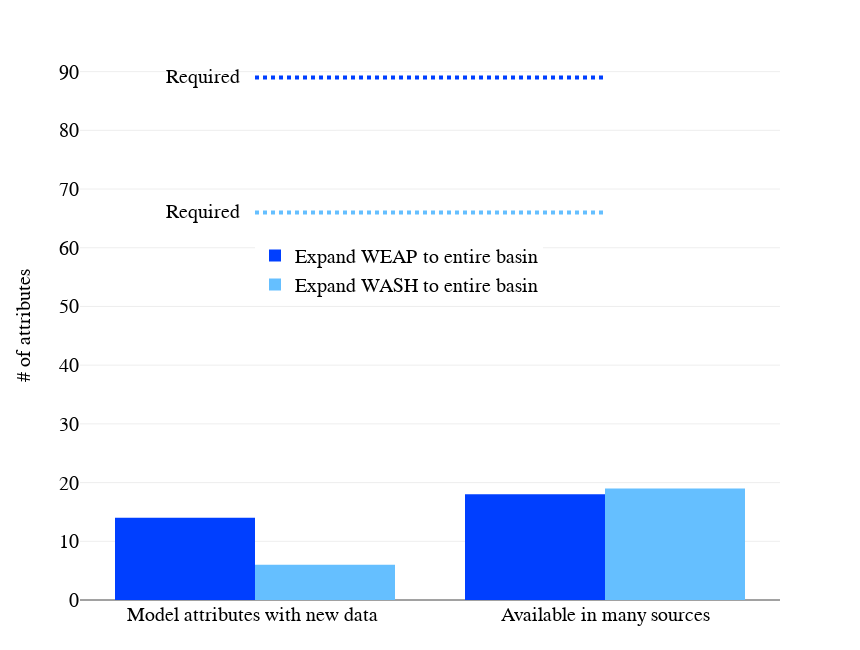

Notebook cell for this chart:
### Markdown cell above
<a name="Plot"></a>

# Plot summary of needed and available data for WEAP and WASH  
#### It shows data vailability summary to the WEAP and WASH models in the upper Bear River Watershed in Utah, Idaho, and Wyoming states
<font color=red>****Bonus plot not reported in the WaMDaM paper**</font>

### Code cell
# Use Plotly 

WEAP_bars = go.Bar(
    x=['Model attributes with new data ', 'Available in many sources'],
    y=Y_values_WEAP,
    name='Expand WEAP to entire basin',
    marker=dict(
        color='#003FFF'),
)


WASH_bars = go.Bar(
    x=['Model attributes with new data ', 'Available in many sources'],
    y=Y_values_WASH,
    name='Expand WASH to entire basin',
    marker=dict(
        color='#65BFFF'))

data = [WEAP_bars, WASH_bars]

print Y_values_WEAP
# horizontal line data required 
WEAPHo = go.Scatter(
    x=['Model attributes with new data ', 'Available in many sources'],
    y=[Count_req_Att_WEAP, Count_req_Att_WEAP],
    mode='lines',
        name='WEAP',
#     hoverinfo='dry',
    showlegend=False,
    line=dict(
        shape='vh',
        width=4,
        dash = 'dot',
        color = '#003FFF'
            )
                    )
data.append(WEAPHo)
#
# horizontal line data required 
WASHHo = go.Scatter(
    x=['Model attributes with new data ', 'Available in many sources'],
    y=[Count_req_Att_WASH, Count_req_Att_WASH],
    mode='lines',
        name='WASH',
#     hoverinfo='dry',
    showlegend=False,
    line=dict(
        shape='vh',
        width=4,
        dash = 'dot',
        color = '#65BFFF'
            )
                    )
data.append(WASHHo)




Count_req_Att_WASH

layout = go.Layout(
    barmode='group',
    
    legend=dict(
        x=0.25,
        y=0.6,orientation="v"),
    
    annotations=[
        dict(
            x=-0.15,
            y=Count_req_Att_WEAP,
            text='Required',
            showarrow=False,

        ),
        dict(
            x=-0.15,
            y=Count_req_Att_WASH,
            text='Required',
            showarrow=False,

        )
    ],
    
    xaxis=dict(
        tickfont=dict(
            size=20,
           color='#000000',family='arial'
        )
    ),
    yaxis=dict(
        title='# of attributes',
        titlefont=dict(
            size=20,
           color='#000000',family='arial'
        ),
        tickfont=dict(
            size=20,
            color='#000000',family='arial'
        )
    ),    
     autosize=False,
    width=860,
    height=650,
        margin=dict(
         b=50,t=50), 
font=dict(size=20,family='arial',color='#000000'),

)

fig = {
    'data': data,
    'layout': layout,}


# plotly.offline.iplot(fig,filename = 'UseCase1b.html',image='png')
plotly.offline.iplot(fig,filename = 'UseCase1b.html')


###########################################################################################################
# Have you encounterd the messages below?
# ----------------------------------------------
# Javascript error adding output!
# ReferenceError: Plotly is not defined
# See your browser Javascript console for more details.
# ----------------------------------------------

# Do the follwoing:

# Kernel -> Restart -> Clear all outputs and restart
# Save
# Close browser
# Open browser and run again

print "This bonus Figure is replicated!!"

### Figure 1 — Plotly figure (JSON) as saved in the notebook; plotly's stock layout.template omitted (floating-point values rounded to 4 significant figures)
{"data": [{"marker": {"color": "#003FFF"}, "name": "Expand WEAP to entire basin", "type": "bar", "x": ["Model attributes with new data ", "Available in many sources"], "y": [14, 18]}, {"marker": {"color": "#65BFFF"}, "name": "Expand WASH to entire basin", "type": "bar", "x": ["Model attributes with new data ", "Available in many sources"], "y": [6, 19]}, {"line": {"color": "#003FFF", "dash": "dot", "shape": "vh", "width": 4}, "mode": "lines", "name": "WEAP", "showlegend": false, "type": "scatter", "x": ["Model attributes with new data ", "Available in many sources"], "y": [89, 89]}, {"line": {"color": "#65BFFF", "dash": "dot", "shape": "vh", "width": 4}, "mode": "lines", "name": "WASH", "showlegend": false, "type": "scatter", "x": ["Model attributes with new data ", "Available in many sources"], "y": [66, 66]}], "layout": {"annotations": [{"showarrow": false, "text": "Required", "x": -0.15, "y": 89}, {"showarrow": false, "text": "Required", "x": -0.15, "y": 66}], "autosize": false, "barmode": "group", "font": {"color": "#000000", "family": "arial", "size": 20}, "height": 650, "legend": {"orientation": "v", "x": 0.25, "y": 0.6}, "margin": {"b": 50, "t": 50}, "width": 860, "xaxis": {"tickfont": {"color": "#000000", "family": "arial", "size": 20}}, "yaxis": {"tickfont": {"color": "#000000", "family": "arial", "size": 20}, "title": "# of attributes", "titlefont": {"color": "#000000", "family": "arial", "size": 20}}}}
